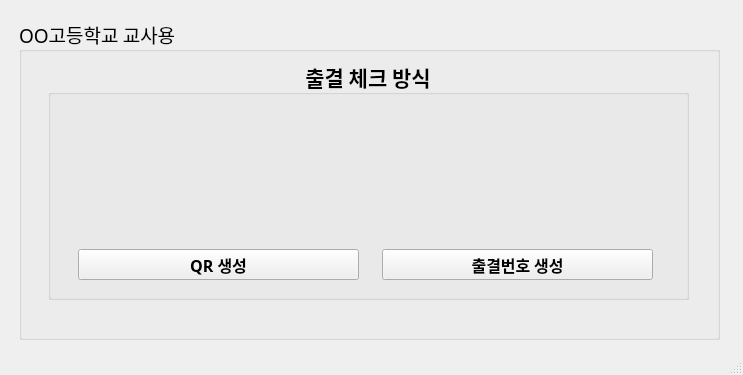
<?xml version="1.0" encoding="UTF-8"?>
<ui version="4.0">
 <class>MainWindow</class>
 <widget class="QMainWindow" name="MainWindow">
  <property name="geometry">
   <rect>
    <x>0</x>
    <y>0</y>
    <width>743</width>
    <height>375</height>
   </rect>
  </property>
  <property name="font">
   <font>
    <family>D2Coding</family>
   </font>
  </property>
  <property name="windowTitle">
   <string>OO고등학교 출결관리앱</string>
  </property>
  <widget class="QWidget" name="centralwidget">
   <widget class="QWidget" name="verticalLayoutWidget">
    <property name="geometry">
     <rect>
      <x>19</x>
      <y>19</y>
      <width>701</width>
      <height>321</height>
     </rect>
    </property>
    <layout class="QVBoxLayout" name="verticalLayout">
     <item>
      <layout class="QHBoxLayout" name="horizontalLayout">
       <item>
        <widget class="QGroupBox" name="groupBox">
         <property name="font">
          <font>
           <pointsize>14</pointsize>
           <weight>50</weight>
           <bold>false</bold>
          </font>
         </property>
         <property name="title">
          <string>OO고등학교 교사용</string>
         </property>
         <widget class="QGroupBox" name="groupBox_2">
          <property name="geometry">
           <rect>
            <x>29</x>
            <y>40</y>
            <width>641</width>
            <height>241</height>
           </rect>
          </property>
          <property name="font">
           <font>
            <pointsize>16</pointsize>
            <weight>75</weight>
            <bold>true</bold>
           </font>
          </property>
          <property name="title">
           <string>출결 체크 방식</string>
          </property>
          <property name="alignment">
           <set>Qt::AlignCenter</set>
          </property>
          <widget class="QWidget" name="horizontalLayoutWidget_2">
           <property name="geometry">
            <rect>
             <x>29</x>
             <y>60</y>
             <width>281</width>
             <height>111</height>
            </rect>
           </property>
           <layout class="QHBoxLayout" name="horizontalLayout_2">
            <item>
             <widget class="QLabel" name="label">
              <property name="text">
               <string/>
              </property>
              <property name="pixmap">
               <pixmap>../image/다운로드 (4).png</pixmap>
              </property>
              <property name="alignment">
               <set>Qt::AlignCenter</set>
              </property>
             </widget>
            </item>
           </layout>
          </widget>
          <widget class="QWidget" name="horizontalLayoutWidget_3">
           <property name="geometry">
            <rect>
             <x>330</x>
             <y>60</y>
             <width>281</width>
             <height>111</height>
            </rect>
           </property>
           <layout class="QHBoxLayout" name="horizontalLayout_3">
            <item>
             <widget class="QLabel" name="label_2">
              <property name="text">
               <string/>
              </property>
              <property name="pixmap">
               <pixmap>../image/다운로드 (6).png</pixmap>
              </property>
              <property name="alignment">
               <set>Qt::AlignCenter</set>
              </property>
             </widget>
            </item>
           </layout>
          </widget>
          <widget class="QPushButton" name="pushButton">
           <property name="geometry">
            <rect>
             <x>30</x>
             <y>190</y>
             <width>281</width>
             <height>31</height>
            </rect>
           </property>
           <property name="font">
            <font>
             <pointsize>12</pointsize>
             <weight>75</weight>
             <bold>true</bold>
            </font>
           </property>
           <property name="text">
            <string>QR 생성</string>
           </property>
          </widget>
          <widget class="QPushButton" name="pushButton_2">
           <property name="geometry">
            <rect>
             <x>334</x>
             <y>190</y>
             <width>271</width>
             <height>31</height>
            </rect>
           </property>
           <property name="font">
            <font>
             <pointsize>12</pointsize>
             <weight>75</weight>
             <bold>true</bold>
            </font>
           </property>
           <property name="text">
            <string>출결번호 생성</string>
           </property>
          </widget>
         </widget>
        </widget>
       </item>
      </layout>
     </item>
    </layout>
   </widget>
  </widget>
  <widget class="QStatusBar" name="statusbar"/>
 </widget>
 <resources/>
 <connections/>
</ui>
